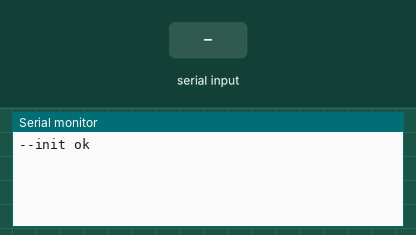
Bench run of a sketch on a simulated Arduino Uno, built with avr-gcc and run on an emulated ATmega328P. Shown: the last lines printed to the serial monitor. The test bench sets the inputs (shaded band).

Above: at 1.2 s.
1.3 s: "1" received over Serial
At 3.0 s:
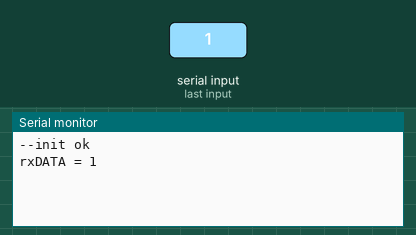
3.8 s: "0" received over Serial
At 5.2 s:
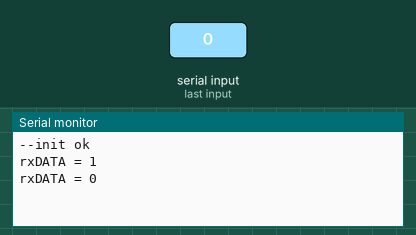
5.3 s: "2" received over Serial
At 7.2 s:
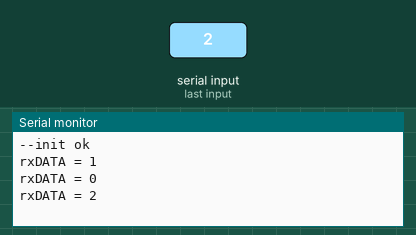

Measured:
- after the input at 1.3 s, the serial monitor: prints a new line after 1.0 s (image 1)
- after the input at 3.8 s, the serial monitor: prints a new line after 1.0 s (image 2)
- after the input at 5.3 s, the serial monitor: prints a new line after 1.0 s (image 3)

The sketch:

ex_serial_01.ino
```cpp
//시리얼 통신 실습

// 초기화 함수
void setup() {
  //시리얼 통신 초기화
  Serial.begin(9600);
  Serial.println("--init ok");
}

// 기능 구현
void loop() {
  // 시리얼 통신으로 데이터 수신(받기)
  // (1) 수신 버퍼(ex : 받은 편지함)에 데이터 존재 여부 체크
  // (2) 데이터 존재하면 읽기
  if( Serial.available() > 0){
//    char rxData = char(Serial.read()); // read()함수는 버퍼의 한글자값의 아스키코드 값을 리턴한다.

    String rxData = Serial.readString(); // 덩어리 데이터 읽기
    //수신 데이터 확인 웨해서 PC로 전송
    Serial.print("rxDATA = ");
    Serial.println(rxData);
  }
}
```
